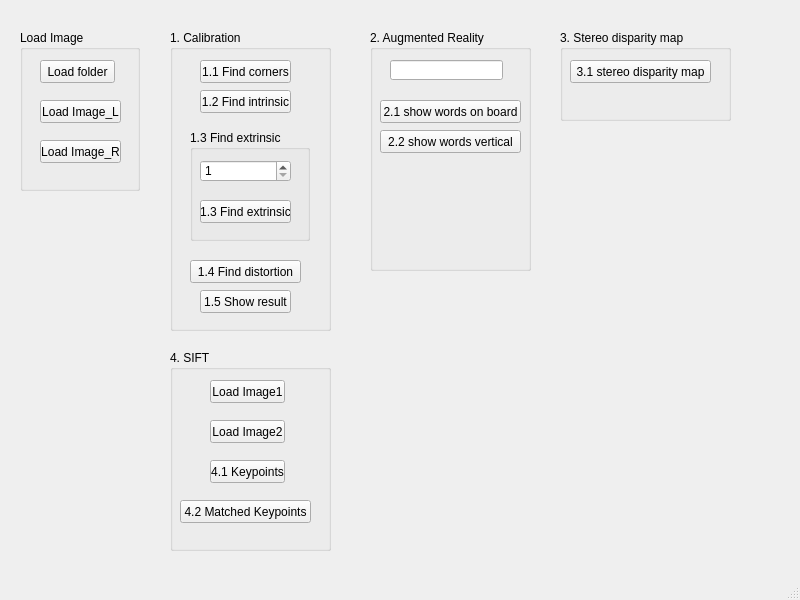
<?xml version="1.0" encoding="UTF-8"?>
<ui version="4.0">
 <class>MainWindow</class>
 <widget class="QMainWindow" name="MainWindow">
  <property name="geometry">
   <rect>
    <x>0</x>
    <y>0</y>
    <width>800</width>
    <height>600</height>
   </rect>
  </property>
  <property name="windowTitle">
   <string>MainWindow</string>
  </property>
  <widget class="QWidget" name="centralwidget">
   <widget class="QGroupBox" name="groupBox">
    <property name="geometry">
     <rect>
      <x>20</x>
      <y>30</y>
      <width>120</width>
      <height>161</height>
     </rect>
    </property>
    <property name="title">
     <string>Load Image</string>
    </property>
    <widget class="QPushButton" name="loadFolderButton">
     <property name="geometry">
      <rect>
       <x>20</x>
       <y>30</y>
       <width>75</width>
       <height>23</height>
      </rect>
     </property>
     <property name="text">
      <string>Load folder</string>
     </property>
    </widget>
    <widget class="QPushButton" name="loadImageLButton">
     <property name="geometry">
      <rect>
       <x>20</x>
       <y>70</y>
       <width>81</width>
       <height>23</height>
      </rect>
     </property>
     <property name="text">
      <string>Load Image_L</string>
     </property>
    </widget>
    <widget class="QPushButton" name="loadImageRButton">
     <property name="geometry">
      <rect>
       <x>20</x>
       <y>110</y>
       <width>81</width>
       <height>23</height>
      </rect>
     </property>
     <property name="text">
      <string>Load Image_R</string>
     </property>
    </widget>
   </widget>
   <widget class="QGroupBox" name="groupBox_2">
    <property name="geometry">
     <rect>
      <x>170</x>
      <y>30</y>
      <width>161</width>
      <height>301</height>
     </rect>
    </property>
    <property name="title">
     <string>1. Calibration</string>
    </property>
    <widget class="QGroupBox" name="groupBox_3">
     <property name="geometry">
      <rect>
       <x>20</x>
       <y>100</y>
       <width>120</width>
       <height>111</height>
      </rect>
     </property>
     <property name="title">
      <string>1.3 Find extrinsic</string>
     </property>
     <widget class="QPushButton" name="findExtrinsicButton">
      <property name="geometry">
       <rect>
        <x>10</x>
        <y>70</y>
        <width>91</width>
        <height>23</height>
       </rect>
      </property>
      <property name="text">
       <string>1.3 Find extrinsic</string>
      </property>
     </widget>
     <widget class="QSpinBox" name="extrinsicSpinBox">
      <property name="geometry">
       <rect>
        <x>10</x>
        <y>30</y>
        <width>91</width>
        <height>22</height>
       </rect>
      </property>
      <property name="minimum">
       <number>1</number>
      </property>
      <property name="maximum">
       <number>15</number>
      </property>
     </widget>
    </widget>
    <widget class="QPushButton" name="findCornersButton">
     <property name="geometry">
      <rect>
       <x>30</x>
       <y>30</y>
       <width>91</width>
       <height>23</height>
      </rect>
     </property>
     <property name="text">
      <string>1.1 Find corners</string>
     </property>
    </widget>
    <widget class="QPushButton" name="findIntrinsicButton">
     <property name="geometry">
      <rect>
       <x>30</x>
       <y>60</y>
       <width>91</width>
       <height>23</height>
      </rect>
     </property>
     <property name="text">
      <string>1.2 Find intrinsic</string>
     </property>
    </widget>
    <widget class="QPushButton" name="findDistortionButton">
     <property name="geometry">
      <rect>
       <x>20</x>
       <y>230</y>
       <width>111</width>
       <height>23</height>
      </rect>
     </property>
     <property name="text">
      <string>1.4 Find distortion</string>
     </property>
    </widget>
    <widget class="QPushButton" name="showResultButton">
     <property name="geometry">
      <rect>
       <x>30</x>
       <y>260</y>
       <width>91</width>
       <height>23</height>
      </rect>
     </property>
     <property name="text">
      <string>1.5 Show result</string>
     </property>
    </widget>
   </widget>
   <widget class="QGroupBox" name="groupBox_4">
    <property name="geometry">
     <rect>
      <x>370</x>
      <y>30</y>
      <width>161</width>
      <height>241</height>
     </rect>
    </property>
    <property name="title">
     <string>2. Augmented Reality</string>
    </property>
    <widget class="QLineEdit" name="arTextBox">
     <property name="geometry">
      <rect>
       <x>20</x>
       <y>30</y>
       <width>113</width>
       <height>20</height>
      </rect>
     </property>
    </widget>
    <widget class="QPushButton" name="showWordsOnBoardButton">
     <property name="geometry">
      <rect>
       <x>10</x>
       <y>70</y>
       <width>141</width>
       <height>23</height>
      </rect>
     </property>
     <property name="text">
      <string>2.1 show words on board</string>
     </property>
    </widget>
    <widget class="QPushButton" name="showWordsVerticalButton">
     <property name="geometry">
      <rect>
       <x>10</x>
       <y>100</y>
       <width>141</width>
       <height>23</height>
      </rect>
     </property>
     <property name="text">
      <string>2.2 show words vertical</string>
     </property>
    </widget>
   </widget>
   <widget class="QGroupBox" name="groupBox_5">
    <property name="geometry">
     <rect>
      <x>560</x>
      <y>30</y>
      <width>171</width>
      <height>91</height>
     </rect>
    </property>
    <property name="title">
     <string>3. Stereo disparity map</string>
    </property>
    <widget class="QPushButton" name="stereoDisparityMapButton">
     <property name="geometry">
      <rect>
       <x>10</x>
       <y>30</y>
       <width>141</width>
       <height>23</height>
      </rect>
     </property>
     <property name="text">
      <string>3.1 stereo disparity map</string>
     </property>
    </widget>
   </widget>
   <widget class="QGroupBox" name="groupBox_6">
    <property name="geometry">
     <rect>
      <x>170</x>
      <y>350</y>
      <width>161</width>
      <height>201</height>
     </rect>
    </property>
    <property name="title">
     <string>4. SIFT</string>
    </property>
    <widget class="QPushButton" name="loadSiftImage1Button">
     <property name="geometry">
      <rect>
       <x>40</x>
       <y>30</y>
       <width>75</width>
       <height>23</height>
      </rect>
     </property>
     <property name="text">
      <string>Load Image1</string>
     </property>
    </widget>
    <widget class="QPushButton" name="loadSiftImage2Button">
     <property name="geometry">
      <rect>
       <x>40</x>
       <y>70</y>
       <width>75</width>
       <height>23</height>
      </rect>
     </property>
     <property name="text">
      <string>Load Image2</string>
     </property>
    </widget>
    <widget class="QPushButton" name="keypointsButton">
     <property name="geometry">
      <rect>
       <x>40</x>
       <y>110</y>
       <width>75</width>
       <height>23</height>
      </rect>
     </property>
     <property name="text">
      <string>4.1 Keypoints</string>
     </property>
    </widget>
    <widget class="QPushButton" name="matchedKeypointsButton">
     <property name="geometry">
      <rect>
       <x>10</x>
       <y>150</y>
       <width>131</width>
       <height>23</height>
      </rect>
     </property>
     <property name="text">
      <string>4.2 Matched Keypoints</string>
     </property>
    </widget>
   </widget>
  </widget>
  <widget class="QMenuBar" name="menubar">
   <property name="geometry">
    <rect>
     <x>0</x>
     <y>0</y>
     <width>800</width>
     <height>21</height>
    </rect>
   </property>
  </widget>
  <widget class="QStatusBar" name="statusbar"/>
 </widget>
 <resources/>
 <connections/>
</ui>
